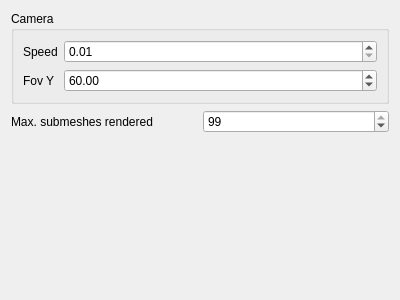
<?xml version="1.0" encoding="UTF-8"?>
<ui version="4.0">
 <class>MiscSettingsWidget</class>
 <widget class="QWidget" name="MiscSettingsWidget">
  <property name="geometry">
   <rect>
    <x>0</x>
    <y>0</y>
    <width>400</width>
    <height>300</height>
   </rect>
  </property>
  <property name="windowTitle">
   <string>Form</string>
  </property>
  <layout class="QVBoxLayout" name="verticalLayout">
   <item>
    <widget class="QGroupBox" name="groupBox">
     <property name="title">
      <string>Camera</string>
     </property>
     <layout class="QFormLayout" name="formLayout">
      <item row="0" column="0">
       <widget class="QLabel" name="label">
        <property name="text">
         <string>Speed</string>
        </property>
       </widget>
      </item>
      <item row="0" column="1">
       <widget class="QDoubleSpinBox" name="spinCameraSpeed">
        <property name="minimum">
         <double>0.010000000000000</double>
        </property>
        <property name="singleStep">
         <double>0.100000000000000</double>
        </property>
       </widget>
      </item>
      <item row="1" column="0">
       <widget class="QLabel" name="label_2">
        <property name="text">
         <string>Fov Y</string>
        </property>
       </widget>
      </item>
      <item row="1" column="1">
       <widget class="QDoubleSpinBox" name="spinFovY">
        <property name="minimum">
         <double>1.000000000000000</double>
        </property>
        <property name="value">
         <double>60.000000000000000</double>
        </property>
       </widget>
      </item>
     </layout>
    </widget>
   </item>
   <item>
    <layout class="QHBoxLayout" name="horizontalLayout">
     <item>
      <widget class="QLabel" name="label_3">
       <property name="text">
        <string>Max. submeshes rendered</string>
       </property>
      </widget>
     </item>
     <item>
      <widget class="QSpinBox" name="spinMaxSubmeshes">
       <property name="value">
        <number>99</number>
       </property>
      </widget>
     </item>
    </layout>
   </item>
   <item>
    <spacer name="verticalSpacer">
     <property name="orientation">
      <enum>Qt::Vertical</enum>
     </property>
     <property name="sizeHint" stdset="0">
      <size>
       <width>20</width>
       <height>40</height>
      </size>
     </property>
    </spacer>
   </item>
  </layout>
 </widget>
 <resources/>
 <connections/>
</ui>
